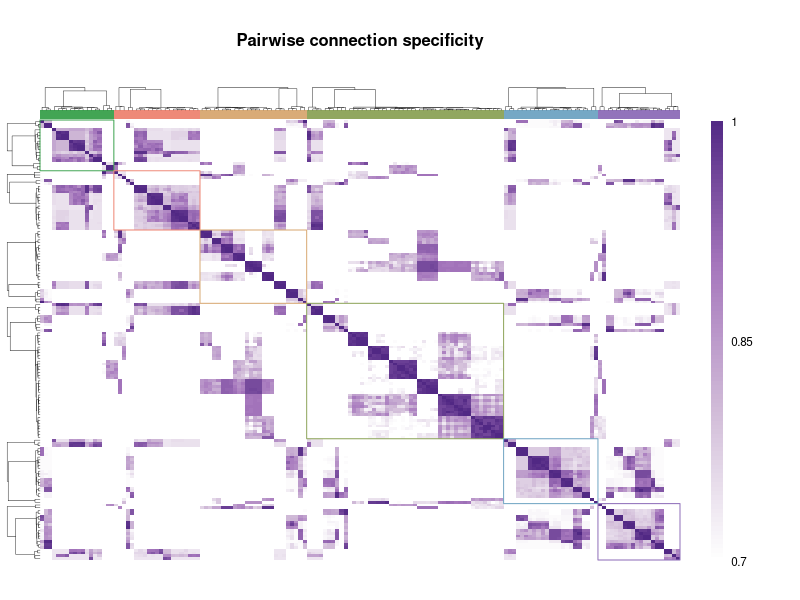
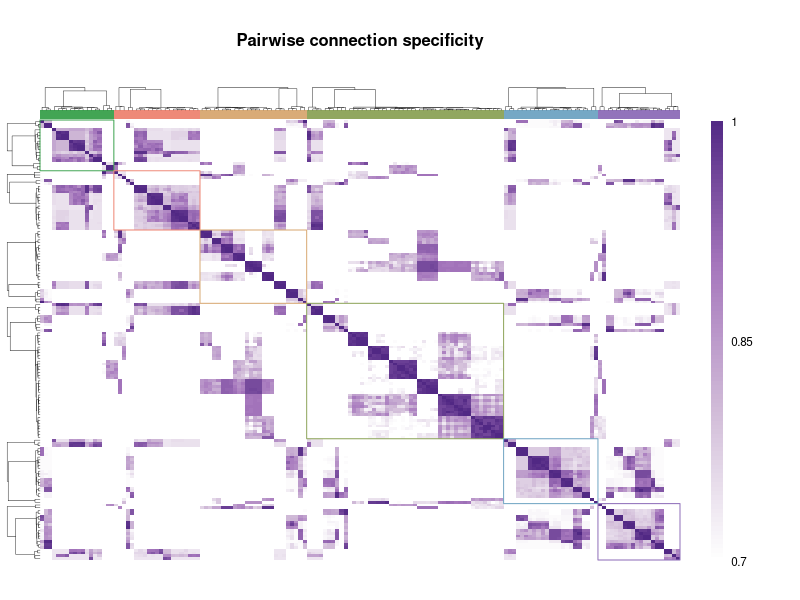
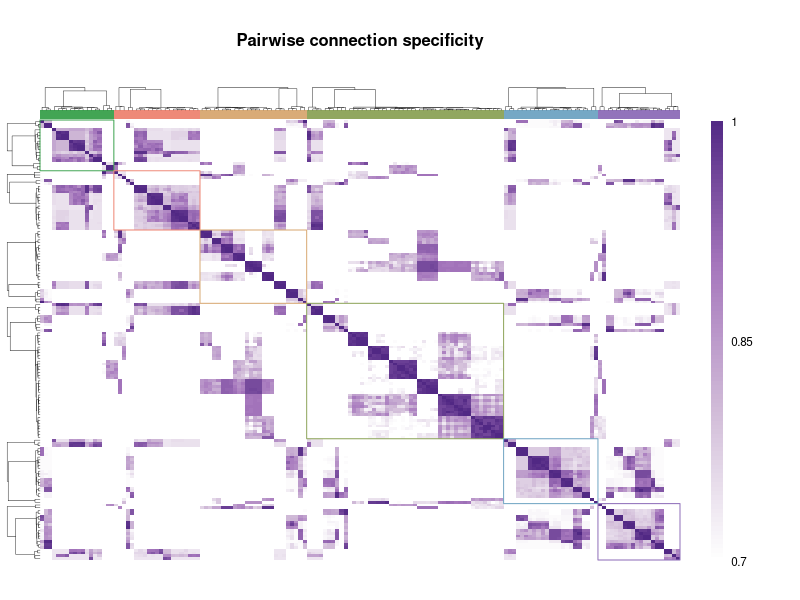

Recreate these plots in R, in order.
#!/usr/bin/env Rscript
# Display a symmetric feature-by-feature score matrix and module boundaries.
# Reference: Cattle Cell Landscape (2025), Extended Data Figure 1a.
# Input: output directory. Outputs: simulated data and PNG/PDF/SVG figures.
args <- commandArgs(trailingOnly = TRUE)
out <- if (length(args)) args[1] else "."
dir.create(out, recursive = TRUE, showWarnings = FALSE)
set.seed(112329)
sizes <- c(18, 21, 26, 48, 23, 20)
module <- rep(seq_along(sizes), sizes)
latent <- matrix(rnorm(800 * 6), 800, 6)
scores <- sapply(seq_along(module), function(i) {
  m <- module[i]
  group <- if (runif(1) < .30) sample(1:3, 1) else ceiling(m/2)
  pair <- c(2*group-1, 2*group)
  .3*latent[, m] + 1.8*rowMeans(latent[, pair]) +
    .4*latent[, sample(1:6, 1)] + rnorm(800, 0, .35)
})
correlation <- cor(scores)
score <- matrix(0, ncol(scores), ncol(scores))
for (i in seq_len(ncol(scores))) for (j in i:ncol(scores)) {
  other <- setdiff(seq_len(ncol(scores)), c(i, j))
  score[i, j] <- mean(correlation[i, other] < correlation[i, j] &
                      correlation[j, other] < correlation[i, j])
  score[j, i] <- score[i, j]
}
diag(score) <- 1
trees <- lapply(seq_along(sizes), function(m) {
  indices <- which(module == m)
  hclust(as.dist(1-correlation[indices, indices]), method = "average")
})
ordering <- unlist(lapply(seq_along(sizes), function(m) which(module == m)[trees[[m]]$order]))
score <- score[ordering, ordering]
saveRDS(list(feature_scores = scores[, ordering], pairwise_score = score,
             module = module[ordering], trees = trees),
        file.path(out, "pairwise_score_module_heatmap_simulated.rds"))

draw <- function() {
  par(mar = c(2, 2, 6, 6), family = "sans", xpd = NA)
  palette <- colorRampPalette(c("#FFFFFF", "#D2BDD9", "#A677BD", "#512884"))(101)
  colors <- c("#42A554", "#EE8978", "#D9AB77", "#91A75F", "#75A8C5", "#9273BB")
  image(seq_len(nrow(score)), seq_len(ncol(score)), t(score[nrow(score):1, ]),
        col = palette, zlim = c(.7, 1), axes = FALSE, xlab = "", ylab = "")
  mtext("Pairwise connection specificity", side = 3, line = 3.5, font = 2, cex = 1)
  bounds <- c(0, cumsum(sizes)) + .5
  for (i in seq_along(sizes)) {
    rect(bounds[i], nrow(score)-bounds[i+1]+1, bounds[i+1], nrow(score)-bounds[i]+1,
         border = colors[i], lwd = 1)
    rect(bounds[i], nrow(score)+1, bounds[i+1], nrow(score)+4, col = colors[i], border = NA)
    tree <- trees[[i]]; n <- sizes[i]
    xpos <- hpos <- numeric(n-1)
    for (k in seq_len(n-1)) {
      branches <- tree$merge[k, ]; xx <- yy <- numeric(2)
      for (j in 1:2) {
        if (branches[j] < 0) { xx[j] <- match(-branches[j], tree$order); yy[j] <- 0
        } else { xx[j] <- xpos[branches[j]]; yy[j] <- hpos[branches[j]] }
      }
      h <- 8*tree$height[k]/max(tree$height)
      x <- bounds[i] + xx - .5
      lines(c(x[1], x[1], x[2], x[2]), nrow(score)+4+c(yy[1], h, h, yy[2]), lwd = .4)
      y <- nrow(score)+1-x
      lines(.5-c(yy[1], h, h, yy[2]), c(y[1], y[1], y[2], y[2]), lwd = .4)
      xpos[k] <- mean(xx); hpos[k] <- h
    }
  }
  for (i in 1:100) rect(nrow(score)+8, (i-1)*nrow(score)/100, nrow(score)+11,
                        i*nrow(score)/100, col = palette[i], border = NA)
  text(nrow(score)+13, c(0, nrow(score)/2, nrow(score)), c("0.7", "0.85", "1"), adj = 0, cex = .7)
}
for (ext in c("png", "pdf", "svg")) {
  file <- file.path(out, paste0("pairwise_score_module_heatmap.", ext))
  if (ext == "png") png(file, width = 6, height = 6, units = "in", res = 200, type = "cairo")
  if (ext == "pdf") cairo_pdf(file, width = 6, height = 6)
  if (ext == "svg") svg(file, width = 6, height = 6)
  draw(); dev.off()
}
